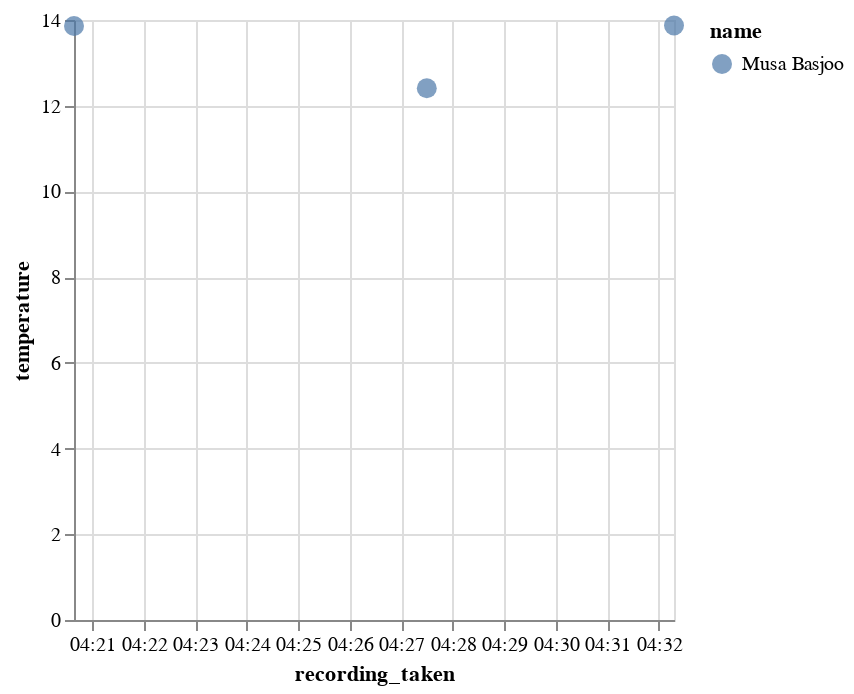

Source (notebook cell):
### Code cell
alt.Chart(plant_19).mark_circle(size=100).encode(
    x='recording_taken:T',
    y='temperature:Q',
    color = 'name:N'
)

### Figure 1 — Vega-Lite specification as saved in the notebook (floating-point values rounded to 4 significant figures)
{"config": {"view": {"continuousWidth": 300, "continuousHeight": 300}}, "data": {"name": "data-05fb78f5b2fb79e89b3006106253f0d7"}, "mark": {"type": "circle", "size": 100}, "encoding": {"color": {"field": "name", "type": "nominal"}, "x": {"field": "recording_taken", "type": "temporal"}, "y": {"field": "temperature", "type": "quantitative"}}, "$schema": "https://vega.github.io/schema/vega-lite/v5.15.1.json", "datasets": {"data-05fb78f5b2fb79e89b3006106253f0d7": [{"plant_id": 19, "name": "Musa Basjoo", "scientific_name": "Musa basjoo", "last_watered": "2023-12-20T13:24:30", "recording_taken": "2023-12-20T16:32:18", "soil_moisture": 89.5, "temperature": 13.87, "email": "gertrude.jekyll@lnhm.co.uk", "botanist_first_name": "Gertrude", "botanist_last_name": "Jekyll", "phone_number": "001-481-273-3691x127", "image_url": "https://perenual.com/storage/image/upgrade_access.jpg", "longitude": -21.44, "latitude": 27.46, "town": "Tonota", "country": "Gaborone", "country_abbreviation": "BW", "continent": "Africa"}, {"plant_id": 19, "name": "Musa Basjoo", "scientific_name": "Musa basjoo", "last_watered": "2023-12-20T13:24:30", "recording_taken": "2023-12-20T16:20:39", "soil_moisture": 90.15, "temperature": 13.86, "email": "gertrude.jekyll@lnhm.co.uk", "botanist_first_name": "Gertrude", "botanist_last_name": "Jekyll", "phone_number": "001-481-273-3691x127", "image_url": "https://perenual.com/storage/image/upgrade_access.jpg", "longitude": -21.44, "latitude": 27.46, "town": "Tonota", "country": "Gaborone", "country_abbreviation": "BW", "continent": "Africa"}, {"plant_id": 19, "name": "Musa Basjoo", "scientific_name": "Musa basjoo", "last_watered": "2023-12-20T13:24:30", "recording_taken": "2023-12-20T16:27:30", "soil_moisture": 89.77, "temperature": 12.41, "email": "gertrude.jekyll@lnhm.co.uk", "botanist_first_name": "Gertrude", "botanist_last_name": "Jekyll", "phone_number": "001-481-273-3691x127", "image_url": "https://perenual.com/storage/image/upgrade_access.jpg", "longitude": -21.44, "latitude": 27.46, "town": "Tonota", "country": "Gaborone", "country_abbreviation": "BW", "continent": "Africa"}]}}
